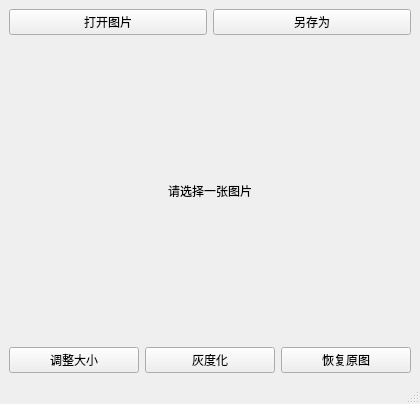
<?xml version="1.0" encoding="UTF-8"?>
<ui version="4.0">
 <class>MainWindow</class>
 <widget class="QMainWindow" name="MainWindow">
  <property name="geometry">
   <rect>
    <x>0</x>
    <y>0</y>
    <width>420</width>
    <height>404</height>
   </rect>
  </property>
  <property name="windowTitle">
   <string>MainWindow</string>
  </property>
  <widget class="QWidget" name="centralwidget">
   <layout class="QVBoxLayout" name="verticalLayout_2">
    <item>
     <layout class="QHBoxLayout" name="horizontalLayout_3">
      <item>
       <widget class="QPushButton" name="openImageButton">
        <property name="enabled">
         <bool>true</bool>
        </property>
        <property name="sizePolicy">
         <sizepolicy hsizetype="Minimum" vsizetype="Fixed">
          <horstretch>0</horstretch>
          <verstretch>0</verstretch>
         </sizepolicy>
        </property>
        <property name="baseSize">
         <size>
          <width>0</width>
          <height>0</height>
         </size>
        </property>
        <property name="text">
         <string>打开图片</string>
        </property>
        <property name="shortcut">
         <string extracomment="触发文件选择"/>
        </property>
       </widget>
      </item>
      <item>
       <widget class="QPushButton" name="saveImageButton">
        <property name="text">
         <string>另存为</string>
        </property>
       </widget>
      </item>
     </layout>
    </item>
    <item>
     <layout class="QVBoxLayout" name="verticalLayout">
      <item>
       <widget class="QLabel" name="imageLabel">
        <property name="sizePolicy">
         <sizepolicy hsizetype="Expanding" vsizetype="Expanding">
          <horstretch>0</horstretch>
          <verstretch>0</verstretch>
         </sizepolicy>
        </property>
        <property name="minimumSize">
         <size>
          <width>400</width>
          <height>300</height>
         </size>
        </property>
        <property name="text">
         <string>请选择一张图片</string>
        </property>
        <property name="scaledContents">
         <bool>false</bool>
        </property>
        <property name="alignment">
         <set>Qt::AlignmentFlag::AlignCenter</set>
        </property>
       </widget>
      </item>
     </layout>
    </item>
    <item>
     <layout class="QHBoxLayout" name="horizontalLayout">
      <item>
       <widget class="QPushButton" name="resizeButton">
        <property name="text">
         <string>调整大小</string>
        </property>
       </widget>
      </item>
      <item>
       <widget class="QPushButton" name="grayscaleButton">
        <property name="text">
         <string>灰度化</string>
        </property>
       </widget>
      </item>
      <item>
       <widget class="QPushButton" name="restoreButton">
        <property name="text">
         <string>恢复原图</string>
        </property>
       </widget>
      </item>
     </layout>
    </item>
   </layout>
  </widget>
  <widget class="QStatusBar" name="statusbar"/>
 </widget>
 <resources/>
 <connections/>
</ui>
